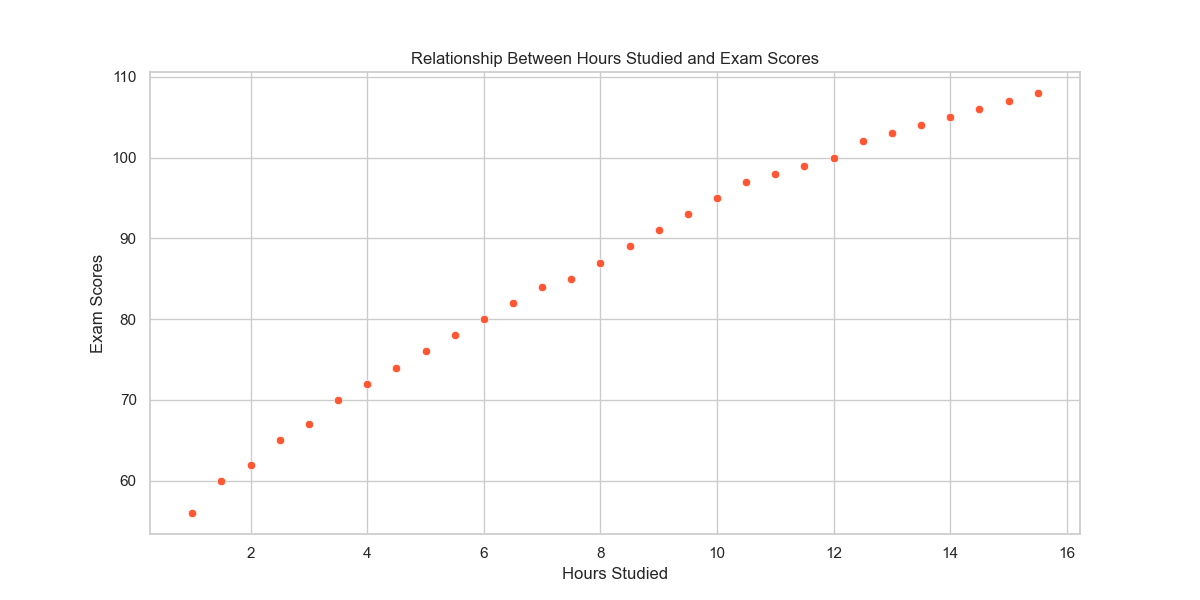

This figure's Python source:

import seaborn as sns
import pandas as pd
import matplotlib.pyplot as plt

# Creating a DataFrame from the provided data
data = {
    'StudentID': range(1, 31),
    'HoursStudied': [1.0, 1.5, 2.0, 2.5, 3.0, 3.5, 4.0, 4.5, 5.0, 5.5, 6.0,
                     6.5, 7.0, 7.5, 8.0, 8.5, 9.0, 9.5, 10.0, 10.5, 11.0, 11.5,
                     12.0, 12.5, 13.0, 13.5, 14.0, 14.5, 15.0, 15.5],
    'ExamScore': [56, 60, 62, 65, 67, 70, 72, 74, 76, 78, 80, 82, 84, 85, 87,
                  89, 91, 93, 95, 97, 98, 99, 100, 102, 103, 104, 105, 106, 107, 108]
}

df = pd.DataFrame(data)

# Setting the figure size for the scatterplot
plt.figure(figsize=(12, 6))

# Plotting the scatterplot with a specific color scheme
sns.scatterplot(x='HoursStudied', y='ExamScore', data=df, color='#FF5733')

# Set the chart title and labels
plt.title('Relationship Between Hours Studied and Exam Scores')
plt.xlabel('Hours Studied')
plt.ylabel('Exam Scores')

# Display the scatterplot
plt.show()
